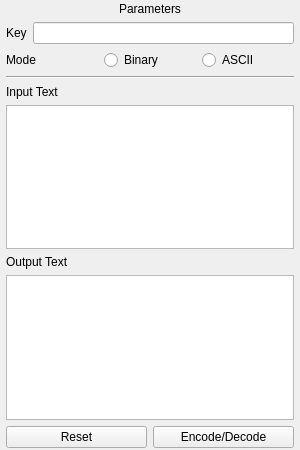
<?xml version="1.0" encoding="UTF-8"?>
<ui version="4.0">
 <class>ModulePage</class>
 <widget class="QWidget" name="ModulePage">
  <property name="geometry">
   <rect>
    <x>0</x>
    <y>0</y>
    <width>300</width>
    <height>450</height>
   </rect>
  </property>
  <property name="windowTitle">
   <string>Form</string>
  </property>
  <layout class="QVBoxLayout" name="verticalLayout">
   <property name="spacing">
    <number>6</number>
   </property>
   <property name="leftMargin">
    <number>6</number>
   </property>
   <property name="topMargin">
    <number>2</number>
   </property>
   <property name="rightMargin">
    <number>6</number>
   </property>
   <property name="bottomMargin">
    <number>2</number>
   </property>
   <item>
    <widget class="QLabel" name="label_3">
     <property name="sizePolicy">
      <sizepolicy hsizetype="Preferred" vsizetype="Preferred">
       <horstretch>0</horstretch>
       <verstretch>0</verstretch>
      </sizepolicy>
     </property>
     <property name="minimumSize">
      <size>
       <width>0</width>
       <height>0</height>
      </size>
     </property>
     <property name="maximumSize">
      <size>
       <width>16777215</width>
       <height>16777215</height>
      </size>
     </property>
     <property name="font">
      <font>
       <weight>50</weight>
       <bold>false</bold>
       <kerning>true</kerning>
      </font>
     </property>
     <property name="text">
      <string>Parameters</string>
     </property>
     <property name="alignment">
      <set>Qt::AlignCenter</set>
     </property>
    </widget>
   </item>
   <item>
    <layout class="QHBoxLayout" name="horizontalLayout_4">
     <item>
      <widget class="QLabel" name="label">
       <property name="text">
        <string>Key</string>
       </property>
      </widget>
     </item>
     <item>
      <widget class="QLineEdit" name="input_key"/>
     </item>
    </layout>
   </item>
   <item>
    <layout class="QVBoxLayout" name="verticalLayout_2">
     <item>
      <layout class="QHBoxLayout" name="horizontalLayout_3">
       <item>
        <widget class="QLabel" name="label_2">
         <property name="text">
          <string>Mode</string>
         </property>
        </widget>
       </item>
       <item>
        <widget class="QRadioButton" name="radioButton_Binary">
         <property name="text">
          <string>Binary</string>
         </property>
        </widget>
       </item>
       <item>
        <widget class="QRadioButton" name="radioButton_ASCII">
         <property name="text">
          <string>ASCII</string>
         </property>
        </widget>
       </item>
      </layout>
     </item>
    </layout>
   </item>
   <item>
    <widget class="Line" name="line_2">
     <property name="orientation">
      <enum>Qt::Horizontal</enum>
     </property>
    </widget>
   </item>
   <item>
    <widget class="QLabel" name="label_4">
     <property name="font">
      <font>
       <weight>50</weight>
       <bold>false</bold>
      </font>
     </property>
     <property name="text">
      <string>Input Text</string>
     </property>
    </widget>
   </item>
   <item>
    <widget class="QPlainTextEdit" name="input_plaintext">
     <property name="maximumSize">
      <size>
       <width>16777215</width>
       <height>16777215</height>
      </size>
     </property>
    </widget>
   </item>
   <item>
    <widget class="QLabel" name="label_5">
     <property name="font">
      <font>
       <weight>50</weight>
       <bold>false</bold>
      </font>
     </property>
     <property name="text">
      <string>Output Text</string>
     </property>
    </widget>
   </item>
   <item>
    <widget class="QTextBrowser" name="output_ciphertext">
     <property name="maximumSize">
      <size>
       <width>16777215</width>
       <height>16777215</height>
      </size>
     </property>
    </widget>
   </item>
   <item>
    <layout class="QGridLayout" name="gridLayout_2">
     <item row="0" column="0">
      <widget class="QPushButton" name="resetButton">
       <property name="text">
        <string>Reset</string>
       </property>
      </widget>
     </item>
     <item row="0" column="1">
      <widget class="QPushButton" name="encodeButton">
       <property name="text">
        <string>Encode/Decode</string>
       </property>
      </widget>
     </item>
    </layout>
   </item>
  </layout>
 </widget>
 <resources/>
 <connections/>
</ui>
